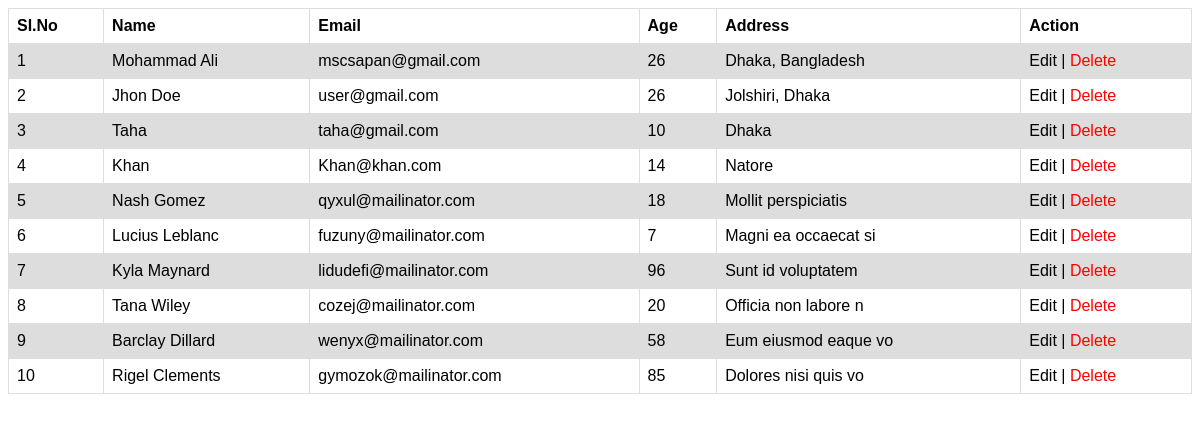
The app's page /, older data.
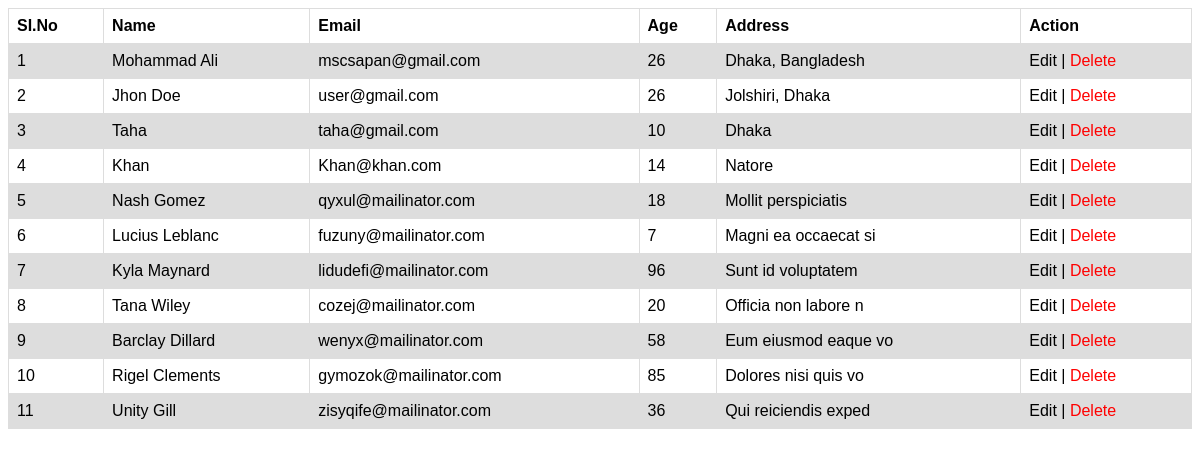
The same page, newer data.
### my_app/models.py (models this page shows)
class Person(models.Model):
    name = models.CharField(max_length=100)
    email = models.EmailField(unique=True)
    age = models.IntegerField(validators=[MaxValueValidator(999),MinValueValidator(1)])
    address = models.CharField(max_length=100)
    def __str__(self):
        return f"{self.id} - {self.name} - {self.email}"
    class Meta:
        ordering = ['id'] #Ascending

### my_app/views.py (the view)
# urls.py: 2. Add a URL to urlpatterns:  path('', views.home, name='home')
def home(request):
    persons = Person.objects.all()
    return render(request,'home/home.html',context={'infos':persons})

### templates/home/home.html (shortened to what this page needs)
<!DOCTYPE html>
<html lang="en">
<head>
</head>
<body>
    <table>
        <tr>
            <th>SI.No</th>
            <th>Name</th>
            <th>Email</th>
            <th>Age</th>
            <th>Address</th>
            <th>Action</th>
        </tr>
        {% for x in infos %}
        <tr>
            <td>{{ forloop.counter }}</td>
            <td>{{ x.name }}</td>
            <td>{{ x.email }}</td>
            <td>{{ x.age }}</td>
            <td>{{ x.address }}</td>
            <td><a style="color: black;" href="{% url 'edit-person' x.id %}">Edit</a> | <a
                    href="{% url 'delete-person' x.id %}">Delete</a>
            </td>
        </tr>
        {% endfor %}
    </table>
</body>
</html>

Row changes from the older to the newer data that the page shows:
added Person: name "Unity Gill", email "zisyqife@mailinator.com", age "36", address "Qui reiciendis exped"
